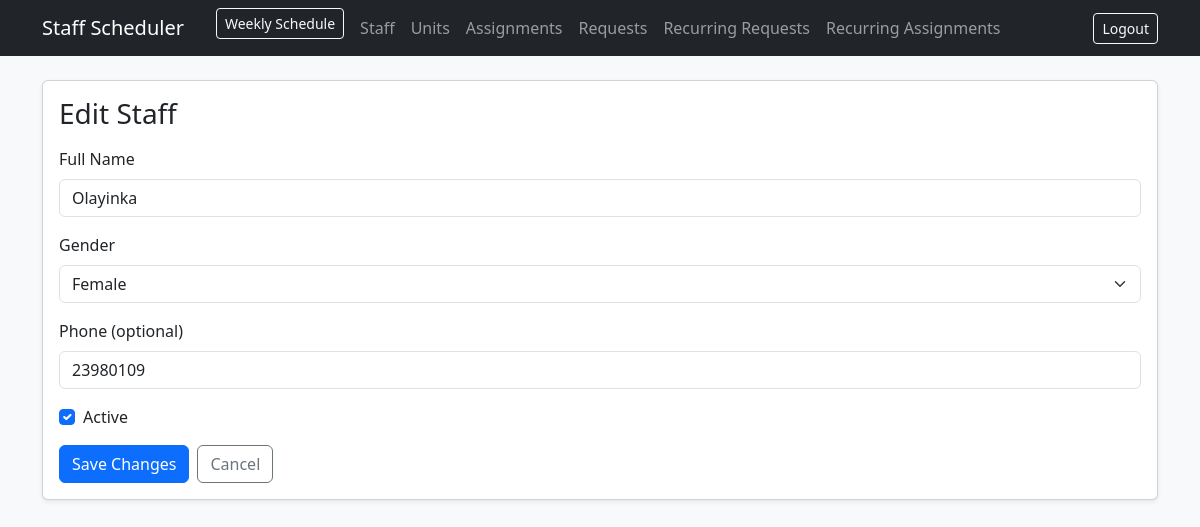
The app's page /staff/1/edit (signed in) with its own data.
### app/models.py (models this page shows)
class Staff(db.Model):
    __tablename__ = "staff"
    id = db.Column(db.Integer, primary_key=True)
    full_name = db.Column(db.String(120), nullable=False, index=True)
    gender = db.Column(db.String(10), nullable=False)
    phone = db.Column(db.String(40), nullable=True)
    is_active = db.Column(db.Boolean, default=True, nullable=False)
    created_at = db.Column(db.DateTime, default=datetime.utcnow, nullable=False)

### app/staff/routes.py (the view)
@staff_bp.get("/<int:staff_id>/edit")
@login_required
def edit_staff(staff_id):
    s = Staff.query.get_or_404(staff_id)
    return render_template("staff/form.html", staff=s, genders=GENDER_OPTIONS)

### app/templates/staff/form.html (shortened to what this page needs)
{% extends "base.html" %}
{% block content %}
<div class="card shadow-sm">
  <div class="card-body">
    <h3 class="mb-3">{{ "Edit Staff" if staff else "Add Staff" }}</h3>
    <form method="post" action="{{ url_for('staff.update_staff', staff_id=staff.id) if staff else url_for('staff.create_staff') }}">
      <div class="mb-3">
        <label class="form-label">Full Name</label>
        <input class="form-control" name="full_name" required value="{{ staff.full_name if staff else '' }}">
      </div>
      <div class="mb-3">
        <label class="form-label">Gender</label>
        <select class="form-select" name="gender" required>
          {% for g in genders %}
            <option value="{{ g }}" {% if staff and staff.gender == g %}selected{% endif %}>{{ g }}</option>
          {% endfor %}
        </select>
      </div>
      <div class="mb-3">
        <label class="form-label">Phone (optional)</label>
        <input class="form-control" name="phone" value="{{ staff.phone if staff else '' }}">
      </div>
      {% if staff %}
      <div class="form-check mb-3">
        <input class="form-check-input" type="checkbox" id="is_active" name="is_active" {% if staff.is_active %}checked{% endif %}>
        <label class="form-check-label" for="is_active">Active</label>
      </div>
      {% endif %}
      <div class="d-flex gap-2">
        <button class="btn btn-primary">{{ "Save Changes" if staff else "Create Staff" }}</button>
        <a class="btn btn-outline-secondary" href="{{ url_for('staff.list_staff') }}">Cancel</a>
      </div>
    </form>
  </div>
</div>
{% endblock %}

### records on screen
Staff: full_name "Olayinka", gender "Female", phone "23980109", is_active "☑"

### other values on screen
{{ "Edit Staff" if staff else "Add Staff" }} "Edit Staff"
{{ "Save Changes" if staff else "Create Staff" }} "Save Changes"
